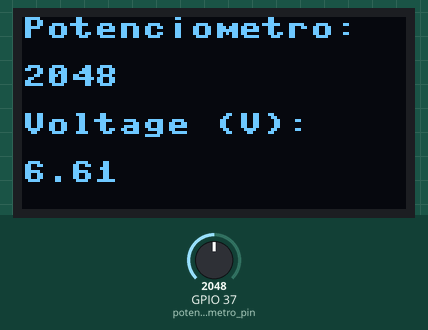
Simulated run of this program. Board: ESP32 board running MicroPython. Shown: 128×64 one-colour display. Wiring (from the project's diagram.json): DHT22 sensor on GPIO 15. Inputs (shaded band) come from the test bench; at power-on: GPIO 37 (potenciometro_pin) = 2048 (analog values on the 0–4095 scale). WiFi joins after 1.5 s; no MQTT or app messages arrive unless stated; library files of the repository ran but are not shown: secrets.py, ssd1306.py; what the program prints to the serial console is not drawn.

Above: at 2.9 s.
3.0 s: GPIO 37 (potenciometro_pin) set to 491
At 4.6 s:
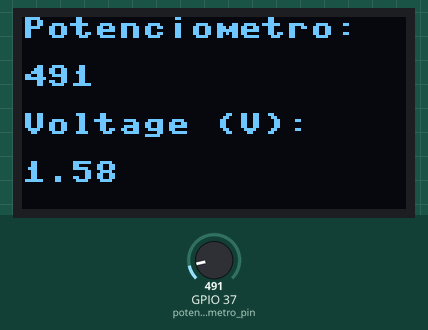
5.2 s: GPIO 37 (potenciometro_pin) set to 0
At 7.0 s:
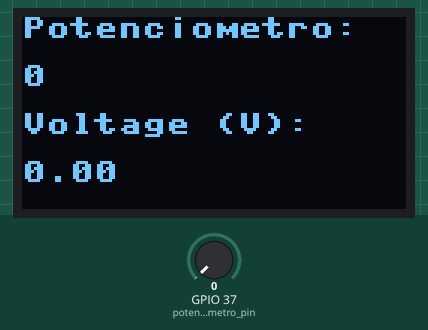
7.3 s: GPIO 37 (potenciometro_pin) set to 1228
At 8.3 s:
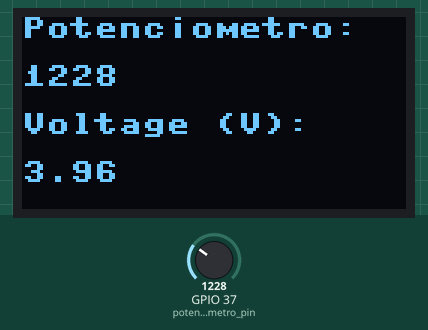
Timing chart, 0 to 10.3 s (numbered marks = the images above; inputs shaded):
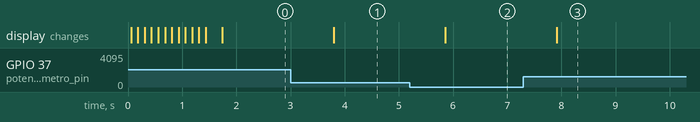

The program:

my_project.bipes.py
```python
#Code automatically generated by BIPES (http://www.bipes.net.br)
#Author: 'Nerval Junior'
#IOT ID: 0
#Description: 'My project'

import secrets
import ssd1306
from machine import Pin, I2C
import network
import machine
import time
import ujson
from umqtt.simple import MQTTClient

oled_width = 128
oled_height = 64

i2c_rst = Pin(16, Pin.OUT)

i2c_rst.value(0)
time.sleep_ms(5)
i2c_rst.value(1)

i2c_scl = Pin(15, Pin.OUT, Pin.PULL_UP)
i2c_sda = Pin(4, Pin.OUT, Pin.PULL_UP)

i2c = I2C(scl=i2c_scl, sda=i2c_sda)

oled = ssd1306.SSD1306_I2C(oled_width, oled_height, i2c)
oled.fill(0)


MQTT_CLIENT_ID=secrets.MQTT_CLIENT_ID
MQTT_BROKER = secrets.MQTT_BROKER
MQTT_USER = secrets.MQTT_USER
MQTT_PASSWORD = secrets.MQTT_PASSWORD
MQTT_TOPIC = secrets.MQTT_TOPIC

MQTT_CLIENT_ID = "micropython-weather-demo"
MQTT_BROKER = "broker.mqttdashboard.com"
MQTT_USER = ""
MQTT_PASSWORD = ""
MQTT_TOPIC = "wokwi-weather"

'''
# Configuraes MQTT
MQTT_CLIENT_ID = "mqtt"
MQTT_BROKER = "192.168.0.14"
MQTT_USER = ""
MQTT_PASSWORD = ""
MQTT_TOPIC = "sala/resistencia"

'''
SSID = secrets.SSID
PASSWORD = secrets.PASSWORD

# Conectar  rede Wi-Fi
print("Connecting to WiFi", end="")
sta_if = network.WLAN(network.STA_IF)
sta_if.active(True)
sta_if.connect(SSID, PASSWORD)

connecting_message = "Connecting to WiFi"
connecting_dots = ""

while not sta_if.isconnected():
    connecting_dots += "."
    if len(connecting_dots) > 3:
        connecting_dots = ""  # Limpa os pontos aps 4 pontos
    oled.fill(0)
    oled.text(connecting_message, 0, 16)
    oled.text("Please wait...", 0, 32)
    oled.text(connecting_dots, 0, 48)  # Exibe os pontos no canto inferior direito
    oled.show()

    print(".", end="")
    time.sleep(0.1)

print("Connected to WiFi!")

# Conectar ao servidor MQTT
print("Connecting to MQTT server... ", end="")
client = MQTTClient(MQTT_CLIENT_ID, MQTT_BROKER, user=MQTT_USER, password=MQTT_PASSWORD)
client.connect()
print(" Connected!")

oled.text(sta_if.ifconfig()[0], 0, 0)
oled.text("Conectado!", 0, 25)
oled.show()

potenciometro_pin = machine.Pin(37)
adc = machine.ADC(potenciometro_pin)

while True:
    leitura = adc.read()
    print("Leitura do potenciometro")
    print("Valor        Volts")
    valor_resistencia = leitura * 3.3 / 1023
    print("{:<13} {:.2f}".format(leitura, valor_resistencia))
    print('$BIPES-DATA:', 11, ',', valor_resistencia)
    print('$BIPES-DATA:', 1, ',', leitura)

    # Criar e enviar a mensagem MQTT
    message = ujson.dumps({"potenciometro": leitura, "resistencia":valor_resistencia})
    print("Reporting to MQTT topic {}: {}".format(MQTT_TOPIC, message))
    client.publish(MQTT_TOPIC, message)

    # Atualizar o OLED com o valor do potencimetro
    oled.fill(0)
    oled.text("Potenciometro:", 0, 0)
    oled.text(str(leitura), 0, 16)
    oled.text("Voltage (V):", 0, 32)
    oled.text("{:.2f}".format(valor_resistencia), 0, 48)
    oled.show()

    time.sleep(1)
```

Measured:
- after the input at 3.0 s, the display: changes after 0.80 s (image 1)
- after the input at 5.2 s, the display: changes after 0.66 s (image 2)
- after the input at 7.3 s, the display: changes after 0.61 s (image 3)
